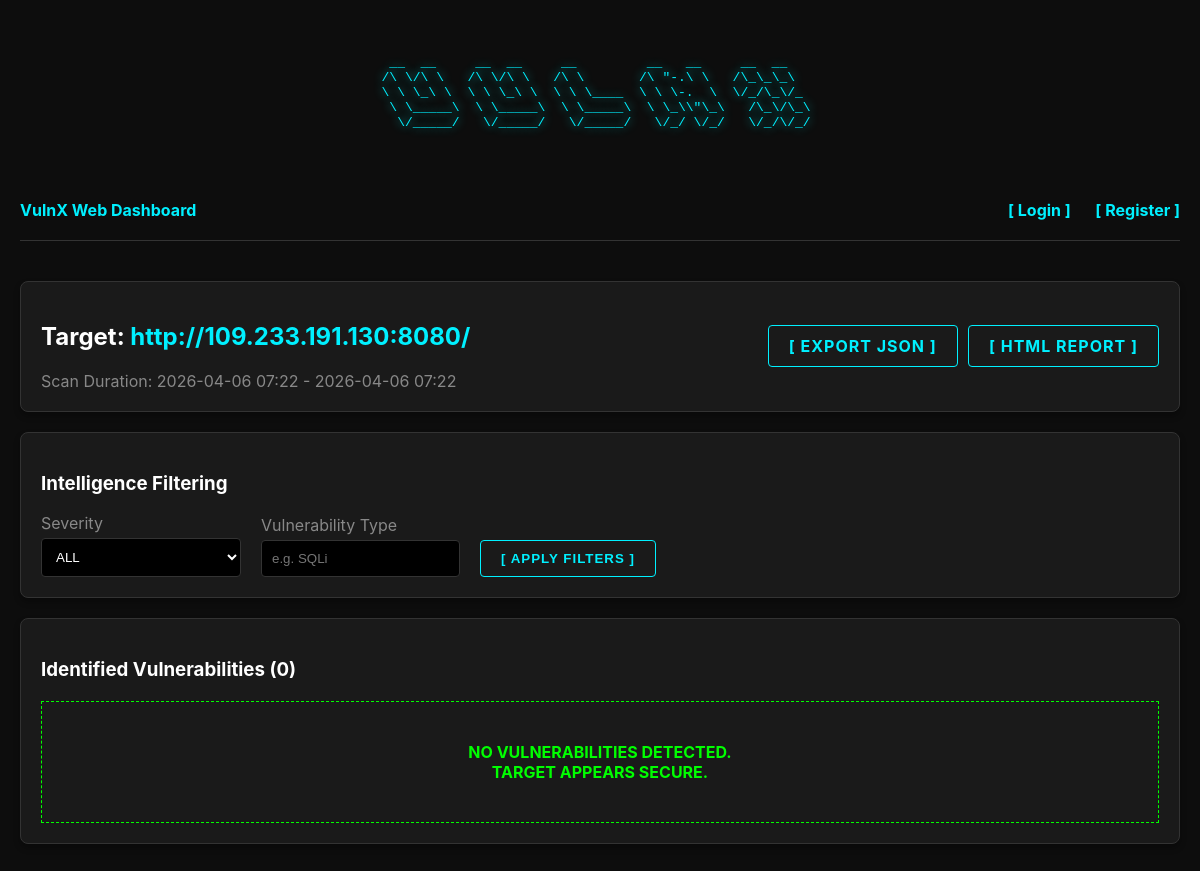
/scan/2/results/, run on the app's committed database.
### dashboard/models.py (models this page shows, shortened)
class Scan(models.Model):
    STATUS_CHOICES = (
        ('PENDING', 'Pending'),
        ('RUNNING', 'Running'),
        ('COMPLETED', 'Completed'),
        ('FAILED', 'Failed'),
    )
    user = models.ForeignKey(User, on_delete=models.CASCADE, related_name='scans', null=True, blank=True)
    target_url = models.URLField(max_length=500)
    status = models.CharField(max_length=20, choices=STATUS_CHOICES, default='PENDING')
    start_time = models.DateTimeField(default=timezone.now)
    end_time = models.DateTimeField(null=True, blank=True)
    urls_scanned = models.IntegerField(default=0)
    requests_sent = models.IntegerField(default=0)

### dashboard/views.py (the view)
# urls.py: path('scan/<int:scan_id>/results/', views.scan_results, name='scan_results'),
def scan_results(request, scan_id):
    scan = get_object_or_404(Scan, id=scan_id)
    vulns = scan.vulnerabilities.all()
    severity = request.GET.get('severity')
    vuln_type = request.GET.get('type')
    if severity:
        vulns = vulns.filter(severity__iexact=severity)
    if vuln_type:
        vulns = vulns.filter(type__icontains=vuln_type)
    return render(request, 'dashboard/results.html', {'scan': scan, 'vulnerabilities': vulns})

### templates/dashboard/results.html (shortened to what this page needs)
{% extends "base.html" %}
{% block content %}
<div class="card" style="margin-bottom: 20px; display: flex; justify-content: space-between; align-items: center;">
    <div>
        <h2>Target: <span style="color: var(--neon-blue);">{{ scan.target_url }}</span></h2>
        <p style="color: var(--text-muted); margin: 0;">Scan Duration: {{ scan.start_time|date:"Y-m-d H:i" }} - {% if scan.end_time %}{{ scan.end_time|date:"Y-m-d H:i" }}{% else %}Running{% endif %}</p>
    </div>
    <div style="display: flex; gap: 10px;">
        <a href="{% url 'dashboard:export_report' scan.id %}?format=json" class="btn" target="_blank">[ Export JSON ]</a>
        <a href="{% url 'dashboard:export_report' scan.id %}?format=html" class="btn" target="_blank">[ HTML Report ]</a>
    </div>
</div>
<div class="card" style="margin-bottom: 20px;">
    <h3>Intelligence Filtering</h3>
    <form method="GET" style="display: flex; gap: 20px; align-items: flex-end;">
        <div class="form-group" style="margin-bottom: 0;">
            <label>Severity</label>
            <select name="severity" class="form-control" style="width: 200px;">
                <option value="">ALL</option>
            </select>
        </div>
        <div class="form-group" style="margin-bottom: 0;">
            <label>Vulnerability Type</label>
            <input type="text" name="type" class="form-control" placeholder="e.g. SQLi" value="{{ request.GET.type }}">
        </div>
        <button type="submit" class="btn">[ APPLY FILTERS ]</button>
    </form>
</div>
<div class="card">
    <h3>Identified Vulnerabilities ({{ vulnerabilities|length }})</h3>
    {% if vulnerabilities %}
        <table style="width: 100%;">
            <thead>
                <tr>
                    <th>Severity</th>
                    <th>Type</th>
                    <th>URL</th>
                    <th>Parameter</th>
                    <th>Payload Sent</th>
                </tr>
            </thead>
            <tbody>
                {% for v in vulnerabilities %}
                <tr>
                    <td><span class="badge badge-{{ v.severity }}">{{ v.severity }}</span></td>
                    <td style="font-weight: bold; color: var(--text-main);">{{ v.type }}</td>
                    <td style="word-break: break-all; max-width: 300px; color: var(--neon-blue);">{{ v.url }}</td>
                    <td style="color: var(--neon-yellow);">{{ v.parameter|default:"-" }}</td>
                    <td style="font-family: monospace; font-size: 12px; color: var(--text-muted); word-break: break-all;">{{ v.payload|default:"-" }}</td>
                </tr>
                {% endfor %}
            </tbody>
        </table>
    {% else %}
        <div style="text-align: center; padding: 40px; color: var(--neon-green); border: 1px dashed var(--neon-green); margin-top: 20px; font-weight: bold;">
            NO VULNERABILITIES DETECTED.<br>TARGET APPEARS SECURE.
        </div>
    {% endif %}
</div>
{% endblock %}

### static/css/style.css (style rules this page uses)
:root { --bg-dark: #0d0d0d; --bg-card: #1a1a1a; --neon-green: #00ff00; --neon-red: #ff003c; --neon-yellow: #f0ff00; --neon-blue: #00f0ff; --text-main: #ffffff; --text-muted: #888888; --border-color: #333333; }
body { background-color: var(--bg-dark); color: var(--text-main); font-family: 'Inter', 'Segoe UI', Tahoma, Geneva, Verdana, sans-serif; margin: 0; padding: 0; }
.card { background-color: var(--bg-card); border: 1px solid var(--border-color); border-radius: 8px; padding: 20px; margin-bottom: 20px; box-shadow: 0 4px 6px rgba(0,0,0,0.3); }
.form-group { margin-bottom: 15px; }
.form-group label { display: block; margin-bottom: 5px; color: var(--text-muted); }
.form-control { width: 100%; padding: 10px; background: #000; border: 1px solid var(--border-color); color: #fff; border-radius: 4px; box-sizing: border-box; transition: border-color 0.3s; }
.btn { display: inline-block; padding: 10px 20px; background: transparent; border: 1px solid var(--neon-blue); color: var(--neon-blue); cursor: pointer; border-radius: 4px; text-transform: uppercase; font-weight: bold; letter-spacing: 1px; transition: all 0.3s ease; text-decoration: none; text-align: center; }

### data on the page
Scan: target_url "http://109.233.191.130:8080/", start_time "2026-04-06 07:22", end_time "2026-04-06 07:22"

### other printed values
{{ vulnerabilities|length }} "0"
